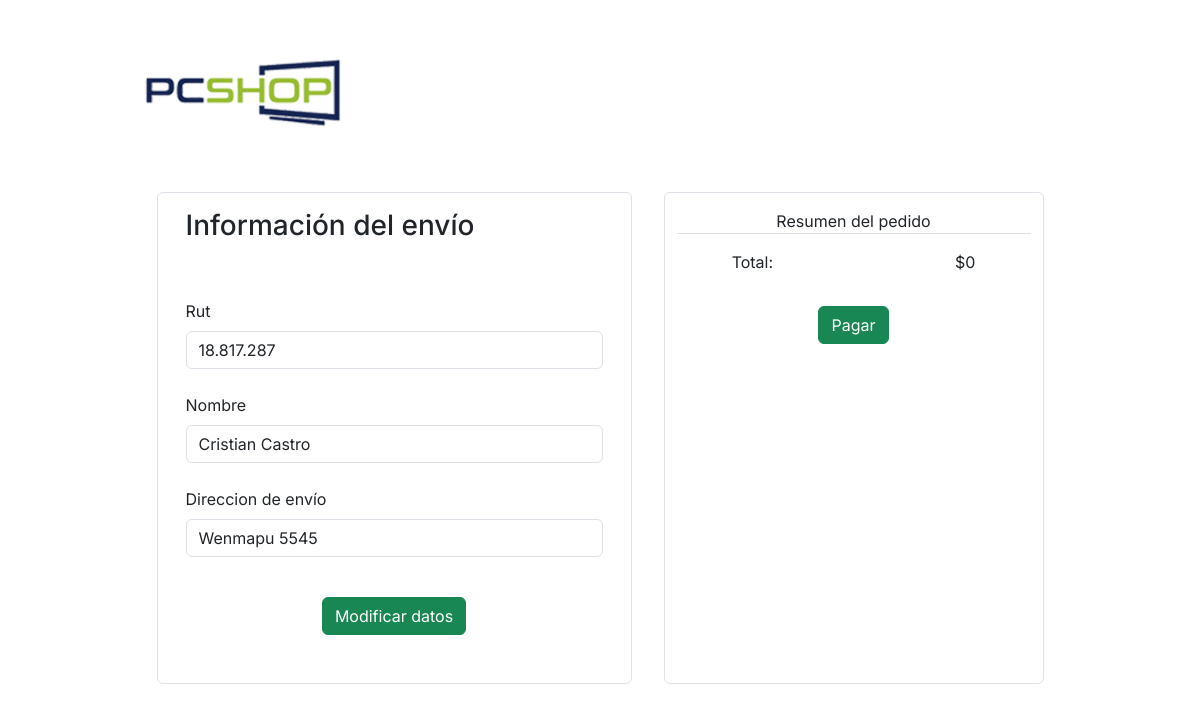
Page /pago/ (signed in) on the committed database.
### aplicacion/models.py (models this page shows)
class Cliente(models.Model):
    email=models.EmailField(primary_key=True, verbose_name='E-mail', null=False)
    rut=models.CharField(max_length=10, null = True)
    nombre=models.CharField(max_length=50, null=True)
    direccion=models.CharField(max_length=500, null=True)

### aplicacion/views.py (the view)
# urls.py: path('pago/',pago, name='pago'),
def pago(request):
    carroCompra = CarroCompra.objects.filter(email_id = request.user.email)
    cliente, clienteCreado = Cliente.objects.get_or_create(email = request.user.email)
    total = 0
    form = UpdClienteForm(instance = cliente)
    for producto in carroCompra:
        total += producto.cantidad * int(Producto.objects.get(codigo = producto.producto_id).precio)
    datos = {
        'carrito' : carroCompra,
        'total' : total,
        'cliente' : cliente,
        'form' : form
    }
    return render(request,'aplicacion/pago.html', datos)

### aplicacion/forms.py
class UpdClienteForm(forms.ModelForm):
    class Meta:
        model = Cliente
        fields = ['nombre','rut','direccion']

### aplicacion/templates/aplicacion/pago.html (shortened to what this page needs)
{% load static%}
<!DOCTYPE html>
<html lang="es">
<head>
    <link rel="stylesheet" href="{% static "aplicacion/css/bootstrap.css" %}">
    <link rel="stylesheet" href="{% static "aplicacion/css/style.css" %}">
</head>
<body>
<div class="container">
  <div class="row justify-content-center mb-5 mt-5">
    <div class="col-5" ><a href="{% url "index" %}"><img src="{% static "aplicacion/img/pcshop_logo.png" %}" alt="" height="96px"></a></div>
    <div class="col-4" style="margin-left: 120px;"></div>
  </div>
  <div class="row justify-content-center">
    <div class="col-12 col-sm-5 border rounded mx-3">
      <h3 class="m-3">Información del envío</h3> <br>
      {% if cliente.rut == None %}
      <h2 class="m-3">Cliente sin datos, porfavor completa tus datos</h2>
      <div class="text-center mb-3 ">
        <a type="submit" href="{% url "modificar_datos" user.email %}"class="btn btn-success mt-3">Completar datos</a>
      </div>
      {% else %}
      <form action="{% url "modificar_datos" user.email %}" class="">
        <div class="mb-3 p-3">
          <label for="" class="form-label">Rut</label>
          <input type="" class="form-control" value="{{form.rut.value}}" id="" maxlength="50"  readonly> <br>
          <label for="" class="form-label" >Nombre</label>
          <input type="" class="form-control" value="{{form.nombre.value}}"id="" maxlength="50" readonly> <br>
          <label for="" class="form-label">Direccion de envío</label>
          <input type="" class="form-control" value="{{form.direccion.value}}" id="" maxlength="50" readonly> <br>
          <div class="text-center mb-3 ">
            <button type="submit" class="btn btn-success mt-3"> Modificar datos</button>
          </div>
        </div>
      </form>
      {% endif %}
    </div>
    <div class="col-12 col-sm-4 border rounded mx-3">
      <div class="">
        <p class="text-center mt-3 border-bottom ">Resumen del pedido</p>
        <div class="row justify-content-around">
          <p class="col-2 ">Total:</p>
          <p class="col-3 text-end">${{total}}</p>
        </div>
        {% if cliente.rut == None %}
        {% else %}
        <div class="text-center mb-3 ">
          <a href="{% url "exito" %}" class="btn btn-success mt-3"> Pagar</a>
        </div>
        {% endif %}
      </div>
    </div>
  </div>
</div>
</body>
</html>

### aplicacion/static/aplicacion/css/style.css (style rules this page uses)
body, button { font-family: "Inter", sans-serif; }
:root { --offcanvas-width: 270px; --topNavbarHeight: 56px; }
@media (min-width: 992px) { body { overflow: auto !important; } }
a { color: unset; text-decoration: none; }

### rows in the picture
Cliente: rut.value "18.817.287", nombre.value "Cristian Castro", direccion.value "Wenmapu 5545"

### other values in the picture
{{ total }} "0"
